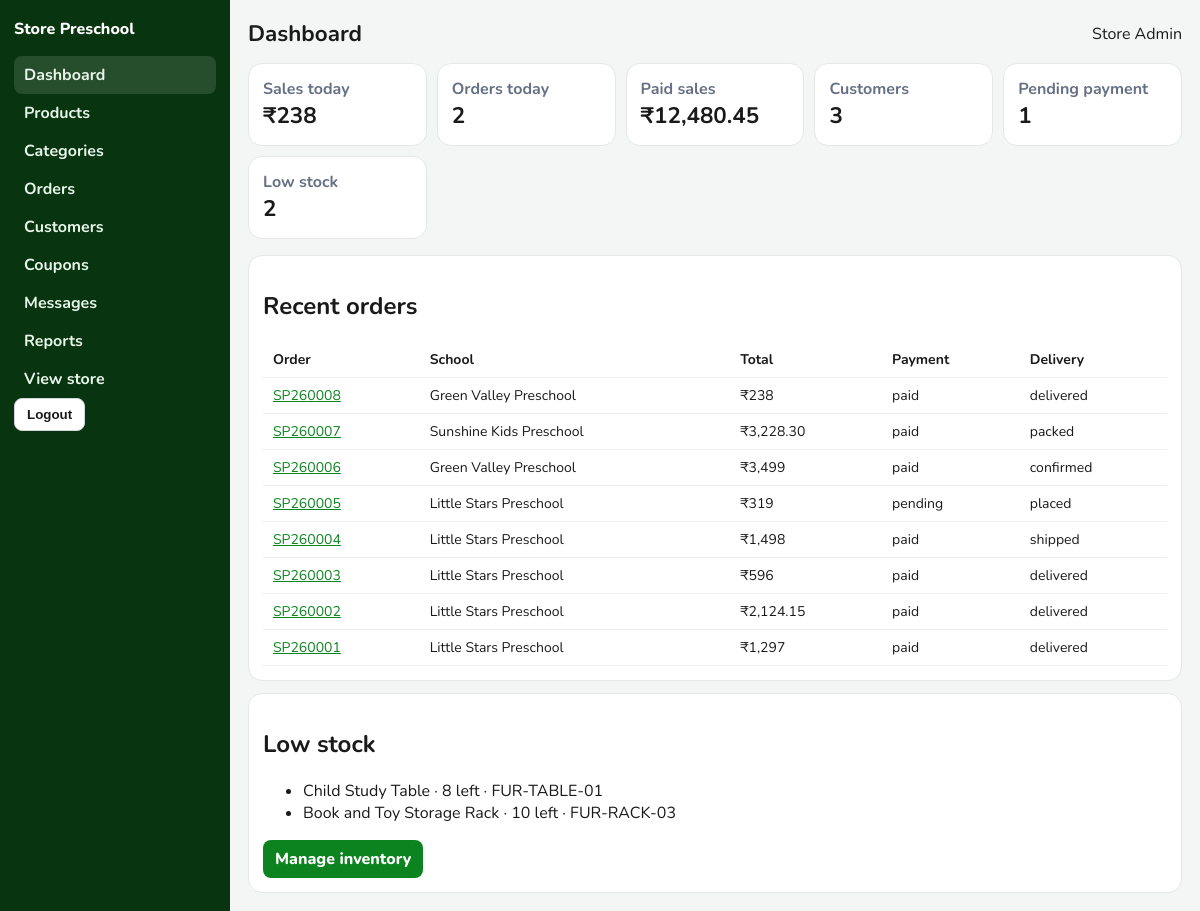
/admin/index.php (signed in), run on the app's committed database.
### tables this page shows
CREATE TABLE users (
    id INT UNSIGNED AUTO_INCREMENT PRIMARY KEY,
    name VARCHAR(120) NOT NULL,
    email VARCHAR(160) NOT NULL,
    phone VARCHAR(15) NOT NULL,
    password_hash VARCHAR(255) NOT NULL,
    role ENUM('customer', 'admin') NOT NULL DEFAULT 'customer',
    school_name VARCHAR(180) NULL,
    address VARCHAR(500) NULL,
    city VARCHAR(80) NULL,
    pincode VARCHAR(10) NULL,
    is_active TINYINT(1) NOT NULL DEFAULT 1,
    created_at TIMESTAMP NOT NULL DEFAULT CURRENT_TIMESTAMP,
    UNIQUE KEY uniq_email (email)
);

CREATE TABLE orders (
    id INT UNSIGNED AUTO_INCREMENT PRIMARY KEY,
    order_number VARCHAR(20) NOT NULL,
    user_id INT UNSIGNED NULL,
    order_type ENUM('retail', 'bulk') NOT NULL DEFAULT 'retail',
    customer_name VARCHAR(120) NOT NULL,
    email VARCHAR(160) NOT NULL,
    school_name VARCHAR(180) NOT NULL,
    mobile VARCHAR(15) NOT NULL,
    address VARCHAR(500) NOT NULL,
    city VARCHAR(80) NOT NULL,
    pincode VARCHAR(10) NOT NULL,
    notes VARCHAR(500) NULL,
    subtotal DECIMAL(10,2) NOT NULL,
    discount DECIMAL(10,2) NOT NULL DEFAULT 0,
    coupon_code VARCHAR(40) NULL,
    delivery_fee DECIMAL(10,2) NOT NULL DEFAULT 0,
    total DECIMAL(10,2) NOT NULL,
    payment_method ENUM('razorpay', 'cod') NOT NULL,
    payment_status ENUM('pending', 'paid', 'failed', 'refunded') NOT NULL DEFAULT 'pending',
    razorpay_order_id VARCHAR(64) NULL,
    razorpay_payment_id VARCHAR(64) NULL,
    delivery_status ENUM('placed', 'confirmed', 'packed', 'shipped', 'out_for_delivery', 'delivered', 'cancelled') NOT NULL DEFAULT 'placed',
    stock_deducted TINYINT(1) NOT NULL DEFAULT 0,
    created_at TIMESTAMP NOT NULL DEFAULT CURRENT_TIMESTAMP,
    UNIQUE KEY uniq_order_number (order_number),
    KEY idx_user (user_id),
    KEY idx_status (payment_status, delivery_status),
    KEY idx_created (created_at),
    CONSTRAINT fk_orders_user FOREIGN KEY (user_id) REFERENCES users (id) ON DELETE SET NULL
);

CREATE TABLE products (
    id INT UNSIGNED AUTO_INCREMENT PRIMARY KEY,
    category_id INT UNSIGNED NOT NULL,
    name VARCHAR(180) NOT NULL,
    slug VARCHAR(200) NOT NULL,
    short_desc VARCHAR(255) NOT NULL,
    description TEXT NOT NULL,
    emoji VARCHAR(16) NOT NULL DEFAULT '📦',
    image VARCHAR(255) NULL,
    unit_label VARCHAR(60) NOT NULL DEFAULT '1 pc',
    price DECIMAL(10,2) NOT NULL,
    mrp DECIMAL(10,2) NOT NULL,
    stock INT NOT NULL DEFAULT 0,
    sku VARCHAR(40) NOT NULL,
    is_bestseller TINYINT(1) NOT NULL DEFAULT 0,
    is_trending TINYINT(1) NOT NULL DEFAULT 0,
    is_new TINYINT(1) NOT NULL DEFAULT 0,
    kit_type ENUM('none', 'starter', 'nursery', 'jrkg', 'srkg') NOT NULL DEFAULT 'none',
    is_active TINYINT(1) NOT NULL DEFAULT 1,
    created_at TIMESTAMP NOT NULL DEFAULT CURRENT_TIMESTAMP,
    updated_at TIMESTAMP NULL DEFAULT NULL ON UPDATE CURRENT_TIMESTAMP,
    UNIQUE KEY uniq_slug (slug),
    UNIQUE KEY uniq_sku (sku),
    KEY idx_category (category_id),
    KEY idx_flags (is_bestseller, is_trending, is_new, kit_type),
    CONSTRAINT fk_products_category FOREIGN KEY (category_id) REFERENCES categories (id)
);

### includes/functions.php (called while the page is built, shortened)
<?php
function e(mixed $value): string
{
    return htmlspecialchars((string) $value, ENT_QUOTES | ENT_SUBSTITUTE, 'UTF-8');
}
function url(string $path = ''): string
{
    $base = rtrim(BASE_URL, '/');
    if ($path === '') {
        return $base === '' ? '/' : $base . '/';
    }
    return ($base === '' ? '' : $base) . '/' . ltrim($path, '/');
}
function money(mixed $amount): string
{
    $amount = round((float) $amount, 2);
    $hasPaise = abs($amount - floor($amount)) > 0.001;
    return '₹' . number_format($amount, $hasPaise ? 2 : 0);
}
function current_user(): ?array
{
    static $loaded = false;
    static $user = null;
    if ($loaded) {
        return $user;
    }
    $loaded = true;
    $stmt = db()->prepare('SELECT * FROM users WHERE id = ? LIMIT 1');
    $stmt->execute([(int) $_SESSION['user_id']]);
    $row = $stmt->fetch();
    $user = $row;
    return $user;
}
function require_admin(): void
{
    $user = current_user();
}

### config/database.php (called while the page is built, shortened)
<?php
function db(): PDO
{
    static $pdo = null;
    if ($pdo instanceof PDO) {
        return $pdo;
    }
    $dsn = sprintf(
        'mysql:host=%s;port=%d;dbname=%s;charset=%s',
        DB_HOST,
        DB_PORT,
        DB_NAME,
        DB_CHARSET
    );
    $pdo = new PDO($dsn, DB_USER, DB_PASS, [
        PDO::ATTR_ERRMODE => PDO::ERRMODE_EXCEPTION,
        PDO::ATTR_DEFAULT_FETCH_MODE => PDO::FETCH_ASSOC,
        PDO::ATTR_EMULATE_PREPARES => false,
    ]);
    return $pdo;
}

### admin/index.php (the view, shortened to what this page needs)
<?php
require_once __DIR__ . '/../includes/init.php';
require_admin();
$stats = [
    'Sales today' => money((float) db()->query("SELECT COALESCE(SUM(total),0) FROM orders WHERE payment_status = 'paid' AND delivery_status <> 'cancelled' AND DATE(created_at) = CURDATE()")->fetchColumn()),
    'Orders today' => (string) db()->query("SELECT COUNT(*) FROM orders WHERE DATE(created_at) = CURDATE()")->fetchColumn(),
    'Paid sales' => money((float) db()->query("SELECT COALESCE(SUM(total),0) FROM orders WHERE payment_status = 'paid' AND delivery_status <> 'cancelled'")->fetchColumn()),
    'Customers' => (string) db()->query("SELECT COUNT(*) FROM users WHERE role = 'customer'")->fetchColumn(),
    'Pending payment' => (string) db()->query("SELECT COUNT(*) FROM orders WHERE payment_status = 'pending' AND delivery_status <> 'cancelled'")->fetchColumn(),
    'Low stock' => (string) db()->query('SELECT COUNT(*) FROM products WHERE is_active = 1 AND stock <= 10')->fetchColumn(),
];
$recent = db()->query('SELECT * FROM orders ORDER BY id DESC LIMIT 8')->fetchAll();
$low = db()->query('SELECT name, stock, sku FROM products WHERE is_active = 1 AND stock <= 10 ORDER BY stock ASC LIMIT 6')->fetchAll();
$pageTitle = 'Dashboard';
$active = 'dashboard';
require __DIR__ . '/includes/header.php';
?>
<div class="cards">
    <?php foreach ($stats as $label => $value): ?>
        <div class="card"><span><?= e($label) ?></span><strong><?= e((string) $value) ?></strong></div>
    <?php endforeach; ?>
</div>
<div class="panel" style="margin-bottom:12px">
    <h2>Recent orders</h2>
    <div class="table-wrap">
        <table>
            <thead><tr><th>Order</th><th>School</th><th>Total</th><th>Payment</th><th>Delivery</th></tr></thead>
            <tbody>
            <?php foreach ($recent as $order): ?>
                <tr>
                    <td><a href="order.php?no=<?= e(rawurlencode($order['order_number'])) ?>"><?= e($order['order_number']) ?></a></td>
                    <td><?= e($order['school_name']) ?></td>
                    <td><?= money($order['total']) ?></td>
                    <td><?= e($order['payment_status']) ?></td>
                    <td><?= e(str_replace('_', ' ', $order['delivery_status'])) ?></td>
                </tr>
            <?php endforeach; ?>
            </tbody>
        </table>
    </div>
</div>
<div class="panel">
    <h2>Low stock</h2>
    <?php if (!$low): ?>
        <p>All active products have more than 10 in stock.</p>
    <?php else: ?>
        <ul>
            <?php foreach ($low as $item): ?>
                <li><?= e($item['name']) ?> · <?= (int) $item['stock'] ?> left · <?= e($item['sku']) ?></li>
            <?php endforeach; ?>
        </ul>
        <a class="btn" href="products.php?stock=low">Manage inventory</a>
    <?php endif; ?>
</div>
<?php require __DIR__ . '/includes/footer.php'; ?>

### admin/includes/header.php (shortened to what this page needs)
<?php
$active = $active ?? '';
$pageTitle = $pageTitle ?? 'Admin';
$adminUser = current_user();
$unreadMessages = (int) db()->query('SELECT COUNT(*) FROM messages WHERE is_read = 0')->fetchColumn();
$links = [
    'dashboard' => ['Dashboard', 'index.php'],
    'products' => ['Products', 'products.php'],
    'categories' => ['Categories', 'categories.php'],
    'orders' => ['Orders', 'orders.php'],
    'customers' => ['Customers', 'customers.php'],
    'coupons' => ['Coupons', 'coupons.php'],
    'messages' => ['Messages' . ($unreadMessages ? ' (' . $unreadMessages . ')' : ''), 'messages.php'],
    'reports' => ['Reports', 'reports.php'],
];
?>
<!doctype html>
<html lang="en">
<head>
    <link href="<?= e(url('assets/css/admin.css')) ?>" rel="stylesheet">
</head>
<body>
<div class="admin-shell">
    <aside class="side" id="side">
        <div class="brand">Store Preschool</div>
        <?php foreach ($links as $key => [$label, $href]): ?>
            <a class="<?= $active === $key ? 'on' : '' ?>" href="<?= e($href) ?>"><?= e($label) ?></a>
        <?php endforeach; ?>
        <a href="<?= e(url()) ?>">View store</a>
        <form method="post" action="logout.php"><?= csrf_field() ?><button class="btn alt" type="submit">Logout</button></form>
    </aside>
    <div class="admin-main">
        <div class="top">
            <div>
                <h1 style="display:inline;font-size:1.4rem;margin:0"><?= e($pageTitle) ?></h1>
            </div>
            <span><?= e($adminUser['name'] ?? '') ?></span>
        </div>

### assets/css/admin.css (style rules this page uses)
body { margin: 0; background: #f4f6f5; color: #1a1a1a; font-family: Nunito, "Segoe UI", sans-serif; }
a { color: #0c831f; }
.admin-shell { display: grid; grid-template-columns: 230px 1fr; min-height: 100vh; }
.side { background: #08340f; color: #fff; padding: 18px 14px; }
.side a { color: #e8f6ea; text-decoration: none; display: block; padding: 8px 10px; border-radius: 8px; font-weight: 700; }
.side a.on, .side a:hover { background: rgba(255,255,255,.12); }
.brand { font-weight: 800; margin-bottom: 16px; }
.admin-main { padding: 18px; }
.top { display: flex; justify-content: space-between; gap: 12px; align-items: center; margin-bottom: 14px; }
.cards { display: grid; grid-template-columns: repeat(auto-fit, minmax(160px, 1fr)); gap: 10px; margin-bottom: 16px; }
.card, .panel { background: #fff; border: 1px solid #e5e7eb; border-radius: 14px; padding: 14px; }
.card span { color: #667085; font-weight: 700; }
.card strong { display: block; font-size: 1.4rem; }
.table-wrap { overflow-x: auto; }
table { width: 100%; border-collapse: collapse; background: #fff; }
th, td { padding: 8px 10px; border-bottom: 1px solid #eee; text-align: left; vertical-align: top; font-size: 14px; }
.btn { border: 0; background: #0c831f; color: #fff; border-radius: 8px; padding: 8px 12px; font-weight: 800; text-decoration: none; display: inline-block; }
.btn.alt { background: #fff; color: #1a1a1a; border: 1px solid #d0d5dd; }

### data on the page
users: name "Store Admin"
orders: order_number "SP260008", school_name "Green Valley Preschool", total "₹238", payment_status "paid", delivery_status "delivered"
orders: order_number "SP260007", school_name "Sunshine Kids Preschool", total "₹3,228.30", payment_status "paid", delivery_status "packed"
orders: order_number "SP260006", school_name "Green Valley Preschool", total "₹3,499", payment_status "paid", delivery_status "confirmed"
orders: order_number "SP260005", school_name "Little Stars Preschool", total "₹319", payment_status "pending", delivery_status "placed"
orders: order_number "SP260004", school_name "Little Stars Preschool", total "₹1,498", payment_status "paid", delivery_status "shipped"
orders: order_number "SP260003", school_name "Little Stars Preschool", total "₹596", payment_status "paid", delivery_status "delivered"
orders: order_number "SP260002", school_name "Little Stars Preschool", total "₹2,124.15", payment_status "paid", delivery_status "delivered"
orders: order_number "SP260001", school_name "Little Stars Preschool", total "₹1,297", payment_status "paid", delivery_status "delivered"
products: name "Child Study Table", stock "8", sku "FUR-TABLE-01"
products: name "Book and Toy Storage Rack", stock "10", sku "FUR-RACK-03"

### other printed values
$label "Dashboard"
$label "Products"
$label "Categories"
$label "Orders"
$label "Customers"
$label "Coupons"
$label "Messages"
$label "Reports"
$pageTitle "Dashboard"
$label "Sales today"
$value "₹238"
$label "Orders today"
$value "2"
$label "Paid sales"
$value "₹12,480.45"
